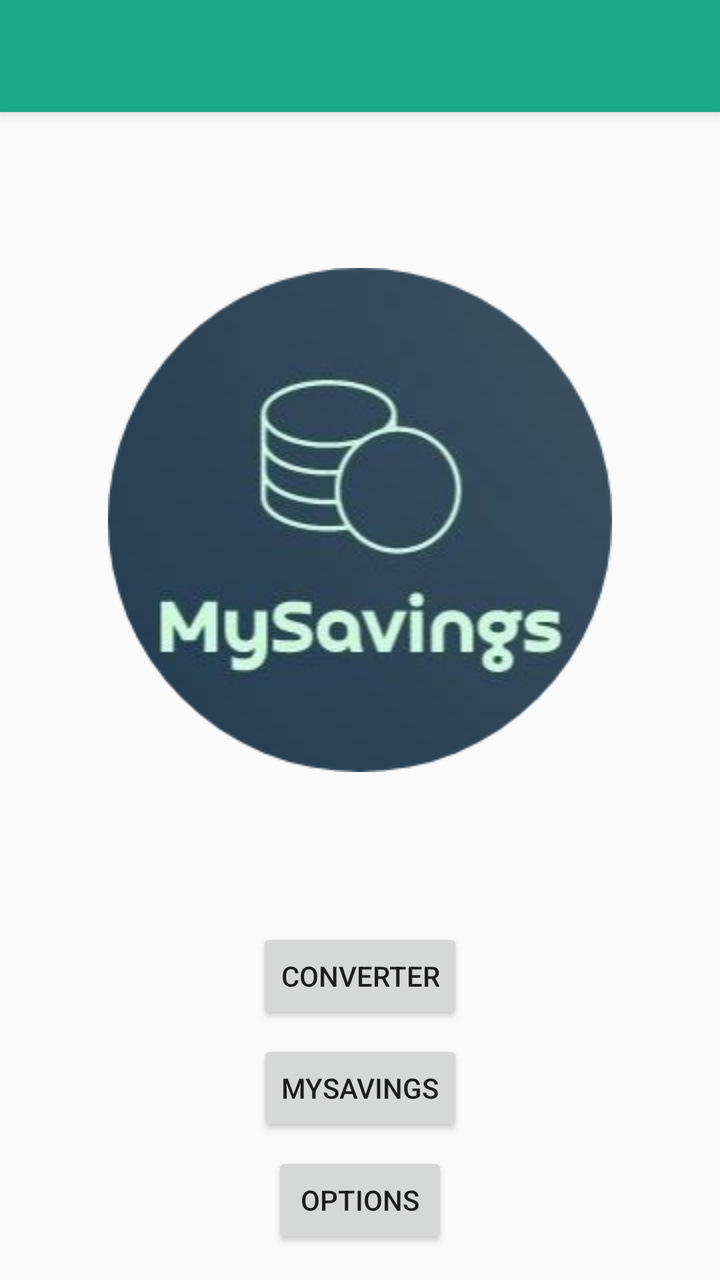
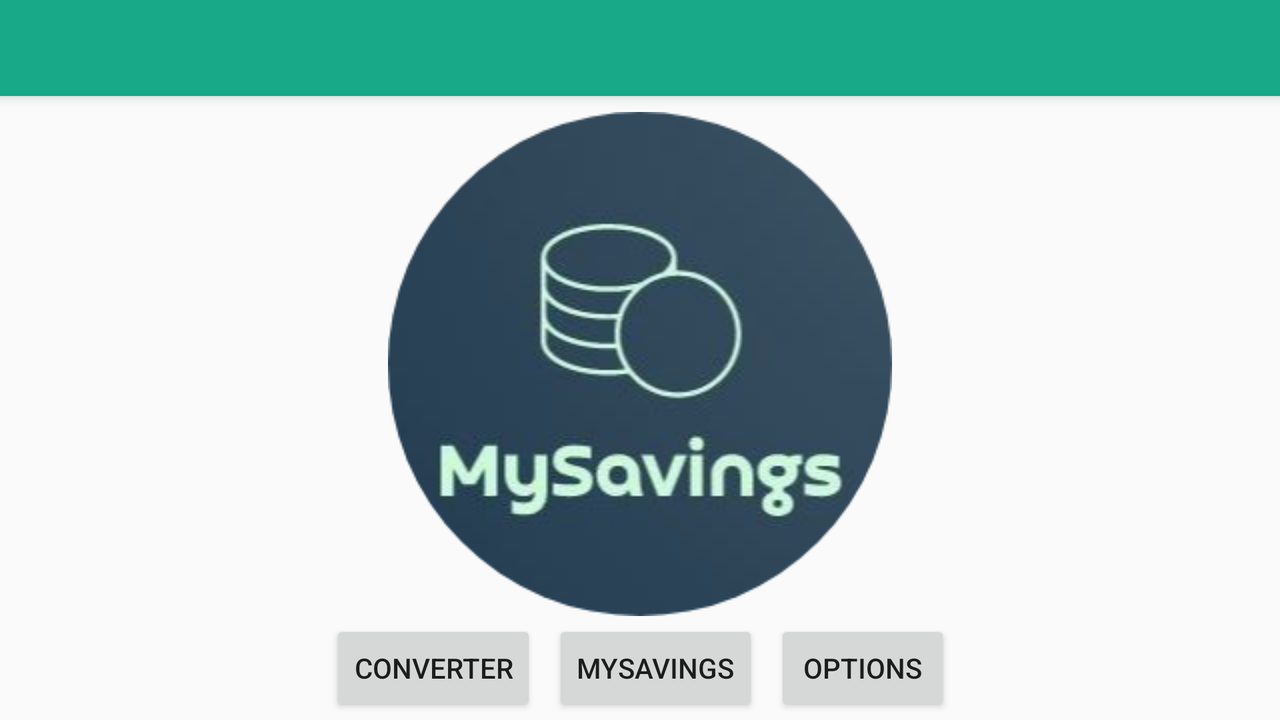

Compare how this app lays out the same screen by default and in its alternative resource folder. The renders come first, then the two layout files and the values they reference.
<!-- AndroidManifest.xml: application theme AppTheme -->
<!-- res/layout/activity_main.xml -->
<?xml version="1.0" encoding="utf-8"?>
<androidx.constraintlayout.widget.ConstraintLayout
    xmlns:android="http://schemas.android.com/apk/res/android"
    xmlns:app="http://schemas.android.com/apk/res-auto"
    xmlns:tools="http://schemas.android.com/tools"
    android:layout_width="match_parent"
    android:layout_height="match_parent"
    tools:context=".MainActivity">

    <include
        android:id="@+id/include"
        layout="@layout/custom_title"
        android:layout_width="match_parent"
        android:layout_height="wrap_content" />

    <Button
        android:id="@+id/converterBTN"
        android:layout_width="wrap_content"
        android:layout_height="wrap_content"
        android:layout_marginBottom="8dp"
        android:text="@string/Converter"
        app:layout_constraintBottom_toTopOf="@+id/mySavingsBTN"
        app:layout_constraintEnd_toEndOf="parent"
        app:layout_constraintStart_toStartOf="parent" />

    <Button
        android:id="@+id/mySavingsBTN"
        android:layout_width="wrap_content"
        android:layout_height="wrap_content"
        android:layout_marginBottom="8dp"
        android:text="@string/MySavings"
        app:layout_constraintBottom_toTopOf="@+id/optionsBTN"
        app:layout_constraintEnd_toEndOf="parent"
        app:layout_constraintStart_toStartOf="parent" />

    <Button
        android:id="@+id/optionsBTN"
        android:layout_width="wrap_content"
        android:layout_height="wrap_content"
        android:layout_marginBottom="16dp"
        android:text="@string/Options"
        app:layout_constraintBottom_toBottomOf="parent"
        app:layout_constraintEnd_toEndOf="parent"
        app:layout_constraintStart_toStartOf="parent" />

    <ImageView
        android:id="@+id/logoIMG"
        android:layout_width="wrap_content"
        android:layout_height="wrap_content"
        app:layout_constraintBottom_toTopOf="@+id/converterBTN"
        app:layout_constraintEnd_toEndOf="parent"
        app:layout_constraintStart_toStartOf="parent"
        app:layout_constraintTop_toBottomOf="@+id/include"
        app:srcCompat="@drawable/circle" />


</androidx.constraintlayout.widget.ConstraintLayout>
<!-- res/layout/custom_title.xml (included above) -->
<?xml version="1.0" encoding="utf-8"?>
<androidx.appcompat.widget.Toolbar
    xmlns:android="http://schemas.android.com/apk/res/android"
    android:id="@+id/toolbar_main"
    android:layout_width="match_parent"
    android:layout_height="?attr/actionBarSize"
    android:background="@color/myColor"
    android:elevation="4dp"
    android:theme="@style/ThemeOverlay.AppCompat.Light">

    <TextView
        android:id="@+id/toolbar_title"
        style="@style/Toolbar.TitleText"
        android:layout_width="wrap_content"
        android:layout_height="wrap_content"
        android:textColor="@android:color/white" />

</androidx.appcompat.widget.Toolbar>
<!-- resources referenced by this layout -->
<resources>
  <color name="myColor">#17A988</color>
  <!-- drawable circle: png bitmap (drawable, 49586 bytes) -->
  <string name="Converter">Converter</string>
  <string name="MySavings">MySavings</string>
  <string name="Options">Options</string>
  <style name="Toolbar.TitleText" parent="TextAppearance.Widget.AppCompat.Toolbar.Title">
          <item name="android:textSize">25sp</item>
  
          <item name="android:fontFamily">@font/carter_one</item>
      </style>
  <style name="AppTheme" parent="Theme.AppCompat.Light.DarkActionBar">
          
          <item name="colorPrimary">@color/colorPrimary</item>
          <item name="colorPrimaryDark">@color/colorPrimaryDark</item>
          <item name="colorAccent">@color/colorAccent</item>
      </style>
  <color name="colorPrimary">#6200EE</color>
  <color name="colorPrimaryDark">#3700B3</color>
  <color name="colorAccent">#03DAC5</color>
</resources>
<!-- res/layout-land/activity_main.xml (the repository's variant of the layout above) -->
<!-- drawn on the phone turned sideways -->
<?xml version="1.0" encoding="utf-8"?>
<androidx.constraintlayout.widget.ConstraintLayout
    xmlns:android="http://schemas.android.com/apk/res/android"
    xmlns:app="http://schemas.android.com/apk/res-auto"
    xmlns:tools="http://schemas.android.com/tools"
    android:layout_width="match_parent"
    android:layout_height="match_parent"
    tools:context=".MainActivity">

    <include
        android:id="@+id/include"
        layout="@layout/custom_title"
        android:layout_width="match_parent"
        android:layout_height="wrap_content" />

    <ImageView
        android:id="@+id/logoIMG"
        android:layout_width="wrap_content"
        android:layout_height="wrap_content"
        android:layout_marginTop="8dp"
        app:layout_constraintEnd_toEndOf="parent"
        app:layout_constraintStart_toStartOf="parent"
        app:layout_constraintTop_toBottomOf="@+id/include"
        app:srcCompat="@drawable/circle" />

    <LinearLayout
        android:layout_width="wrap_content"
        android:layout_height="wrap_content"
        android:orientation="horizontal"
        app:layout_constraintBottom_toBottomOf="parent"
        app:layout_constraintEnd_toEndOf="parent"
        app:layout_constraintStart_toStartOf="parent"
        app:layout_constraintTop_toBottomOf="@+id/logoIMG">

        <Button
            android:id="@+id/converterBTN"
            android:layout_width="wrap_content"
            android:layout_height="wrap_content"
            android:text="@string/Converter" />

        <Button
            android:id="@+id/mySavingsBTN"
            android:layout_width="wrap_content"
            android:layout_height="wrap_content"
            android:text="@string/MySavings"
            android:layout_marginLeft="8dp"
            android:layout_marginRight="8dp"/>

        <Button
            android:id="@+id/optionsBTN"
            android:layout_width="wrap_content"
            android:layout_height="wrap_content"
            android:text="@string/Options" />
    </LinearLayout>


</androidx.constraintlayout.widget.ConstraintLayout>
